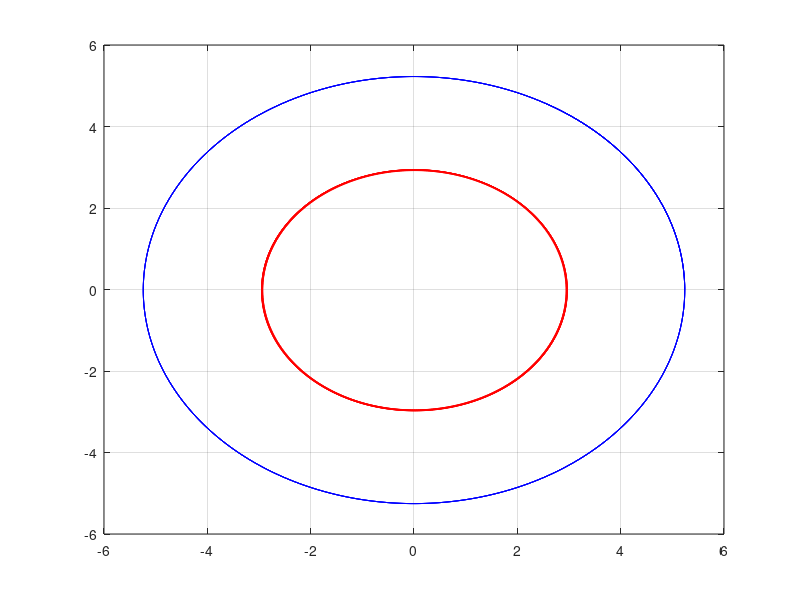

This figure's MATLAB source:

function proj5_18

%T^2=4pi^2/GM*r^3;
%r1^3=(T1^2*GM1)/4pi^2;
%r2^3=(T2^2*GM2)/4pi^2;
%r21^3=(T2^2*GM2)/4pi^2-(T1^2*GM1)/4pi^2;
%T=1/3
T1=11.86;
T2=1/3*T1;
a1=5.202;
a2_cub=a1^3*(3/7)^2
a2=a2_cub.^(1/3);
GM=4*pi*pi;
GM1=0.001*GM;
GM2=((a2^3/T2^2))*GM;



dt = 0.01;
%n = 1/dt;
n = 5000;

% --------------
r1x = zeros(n,1);
r1y = zeros(n,1);
r2x = zeros(n,1);
r2y = zeros(n,1);

v1x = zeros(n,1);
v1y = zeros(n,1);
v2x = zeros(n,1);
v2y = zeros(n,1);


% --------------
r1x(1) = 5.24;
r1y(1) = 0;
r2x(1) = a2;
r2y(1) = 0;

v1x(1) = 0;
v1y(1) = sqrt(GM/5.24);
v2x(1) = 0;
v2y(1) = sqrt(GM/a2);
%r21_v=((T2^2*GM2)/GM).^(1/3)-((T1^2*GM1)/GM).^(1/3);
for i=1:n
    r21 = sqrt((r2x(i)- r1x(i))^2 + (r2y(i)- r1y(i))^2);
    r21x(i)= (r2x(i)-r1x(i));
    r21y(i)= (r2y(i)-r1y(i));
    r1 = sqrt(r1x(i)^2+r1y(i)^2);
    %r2 = sqrt(r2x(i)^2+r2y(i)^2);
    % ----------------------------------------------------
  
    v1x(i+1) = v1x(i) + dt* -GM*r1x(i)/r1^3 ;
    r1x(i+1) = r1x(i) + dt* v1x(i+1);
    
    v1y(i+1) = v1y(i) + dt* -GM*r1y(i)/r1^3;
    r1y(i+1) = r1y(i) + dt* v1y(i+1);
      
    % ----------------------------------------------------
   
    r2 = sqrt(r2x(i)^2+r2y(i)^2);
    v2x(i+1) = v2x(i) + dt* (-GM*r2x(i)/r2^3- GM1*r21x(i)/r21^3);
    r2x(i+1) = r2x(i) + dt*v2x(i+1);
      
    v2y(i+1) = v2y(i) + dt* (-GM*r2y(i)/r2^3- GM1*r21y(i)/r21^3);
    r2y(i+1) = r2y(i) + dt*v2y(i+1);
     
end


plot(r1x,r1y,'b');
hold on;
plot(r2x,r2y,'r');
grid on;

end

